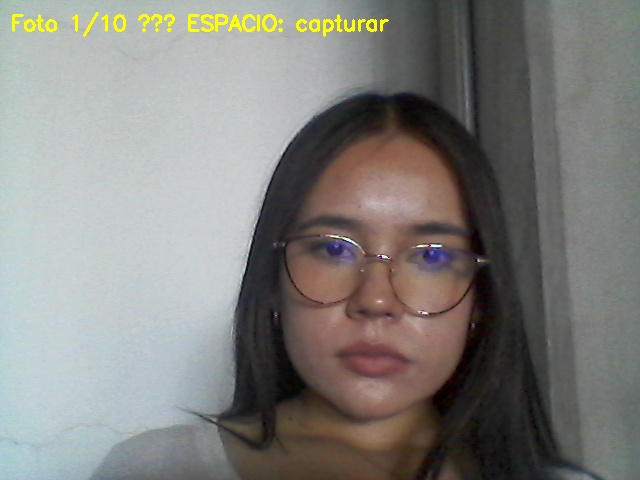
#> input picture data/training/Jessica/foto_1.jpg, 640 x 480 px, found by its file name; its folder holds only this picture in this run
$ python entrenar_pca.py
#> lines starting #> are read from the running program, lines starting #| are printed output that depends on the picture
### src/eigenfaces.py
import numpy as np
import cv2
import os
import matplotlib.pyplot as plt

class EigenfacesPCA:
    def __init__(self, n_components=10):
        """
        n_components: cuántas eigenfaces usar
        Más componentes = más precisión pero más costo computacional
        """
        self.n_components = n_components
        self.mean_face = None          # Rostro promedio
        self.eigenfaces = None         # Eigenvectores (las eigenfaces)
        self.eigenvalues = None        # Eigenvalores
        self.projections = None        # Rostros proyectados
        self.labels = []               # Nombres de cada rostro
        self.image_size = (100, 100)   # Tamaño estándar de imagen

    def load_images_from_folder(self, folder_path):
        """Carga todas las imágenes de una carpeta"""
        images = []
        labels = []

        for person_name in os.listdir(folder_path):
            person_path = os.path.join(folder_path, person_name)
            if not os.path.isdir(person_path):
                continue
            for img_file in os.listdir(person_path):
                img_path = os.path.join(person_path, img_file)
                img = cv2.imread(img_path, cv2.IMREAD_GRAYSCALE)
                if img is not None:
                    img = cv2.resize(img, self.image_size)
                    images.append(img)
                    labels.append(person_name)

        print(f"Imágenes cargadas: {len(images)}")
        return images, labels

    def train(self, images, labels):
        """Entrena el modelo PCA paso a paso"""
        self.labels = labels
        n_images = len(images)
        h, w = self.image_size

        # PASO 1: Convertir cada imagen a un vector de píxeles
        print("\n--- PASO 1: Aplanando imágenes a vectores ---")
        X = np.array([img.flatten() for img in images], dtype=np.float64)
        print(f"Matriz de datos X: {X.shape} ({n_images} imágenes x {h*w} píxeles)")

        # PASO 2: Calcular el rostro promedio
        print("\n--- PASO 2: Calculando rostro promedio ---")
        self.mean_face = np.mean(X, axis=0)
        print(f"Rostro promedio calculado (vector de {len(self.mean_face)} valores)")

        # PASO 3: Centralizar los datos (restar el promedio)
        print("\n--- PASO 3: Centralizando datos ---")
        X_centered = X - self.mean_face
        print(f"Datos centrados: {X_centered.shape}")

        # PASO 4: Calcular la matriz de covarianza
        print("\n--- PASO 4: Calculando matriz de covarianza ---")
        # Truco matemático: usar X·Xᵀ en lugar de Xᵀ·X (más eficiente)
        cov_matrix = np.dot(X_centered, X_centered.T) / n_images
        print(f"Matriz de covarianza: {cov_matrix.shape}")

        # PASO 5: Calcular eigenvalores y eigenvectores
        print("\n--- PASO 5: Calculando eigenvalores y eigenvectores ---")
        eigenvalues, eigenvectors = np.linalg.eigh(cov_matrix)

        # Ordenar de mayor a menor eigenvalor
        idx = np.argsort(eigenvalues)[::-1]
        eigenvalues = eigenvalues[idx]
        eigenvectors = eigenvectors[:, idx]

        print(f"Eigenvalores obtenidos: {len(eigenvalues)}")
        print(f"\nTop {self.n_components} eigenvalores:")
        for i, val in enumerate(eigenvalues[:self.n_components]):
            varianza = (val / np.sum(eigenvalues)) * 100
            print(f"  λ{i+1} = {val:.2f}  →  explica el {varianza:.1f}% de la varianza")

        # PASO 6: Convertir eigenvectores al espacio original
        print("\n--- PASO 6: Calculando Eigenfaces ---")
        eigenfaces = np.dot(X_centered.T, eigenvectors)

        # Normalizar cada eigenface
        for i in range(eigenfaces.shape[1]):
            eigenfaces[:, i] /= np.linalg.norm(eigenfaces[:, i])

        # Guardar solo los n_components más importantes
        self.eigenvalues = eigenvalues[:self.n_components]
        self.eigenfaces = eigenfaces[:, :self.n_components]

        # PASO 7: Proyectar todos los rostros en el espacio de eigenfaces
        print("\n--- PASO 7: Proyectando rostros ---")
        self.projections = np.dot(X_centered, self.eigenfaces)
        print(f"Proyecciones calculadas: {self.projections.shape}")
        print("\n✅ Entrenamiento completado")

    # [18 lines left out: function recognize, not called in this run]

    def show_mean_face(self):
        """Muestra el rostro promedio"""
        mean_img = self.mean_face.reshape(self.image_size)
        mean_img = cv2.normalize(mean_img, None, 0, 255, cv2.NORM_MINMAX)
        plt.figure(figsize=(4, 4))
        plt.imshow(mean_img.astype(np.uint8), cmap="gray")
        plt.title("Rostro Promedio (Mean Face)")
        plt.axis("off")
        plt.show()

    # [40 lines left out: functions show_eigenfaces, show_eigenvalues_chart, not called in this run]

### src/entrenar_pca.py
import sys
import os
sys.path.append(os.path.dirname(os.path.abspath(__file__)))

from eigenfaces import EigenfacesPCA
import matplotlib
matplotlib.use('TkAgg')

def main():
    print("=== Entrenamiento con PCA - Eigenfaces ===\n")

    # Inicializar PCA con 10 componentes
    pca = EigenfacesPCA(n_components=10)

    # Cargar imágenes de entrenamiento
    print("Cargando imágenes...")
    images, labels = pca.load_images_from_folder("data/training")
#> in load_images_from_folder, `img = cv2.imread(img_path, cv2.IMREAD_GRAYSCALE)`:
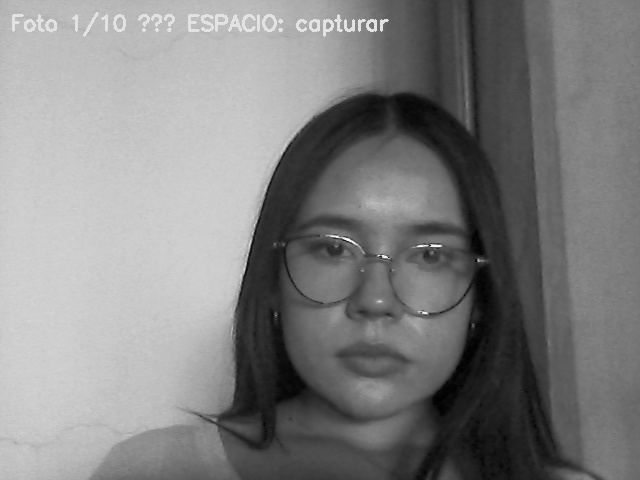
#> img: shape (480, 640); min 0, max 248, mean 129.3
#> in load_images_from_folder, `img = cv2.resize(img, self.image_size)`:
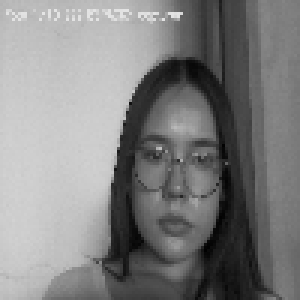
#> img: shape (100, 100) (shown 3 times larger); min 1, max 229, mean 129.2
#| Imágenes cargadas: 1
#> images = 1 item; labels = ['Jessica']

    if len(images) == 0:
        print("No se encontraron imágenes en data/training")
        return

    # Entrenar el modelo
    pca.train(images, labels)
#> in train, `n_images = len(images)`: n_images = 1
#| Matriz de datos X: (1, 10000) (1 imágenes x 10000 píxeles)
#> in train, `self.mean_face = np.mean(X, axis=0)`: self.mean_face = 10000 values, max 229 at index 414, min 1 at index 8368, mean 129.2
#| Rostro promedio calculado (vector de 10000 valores)
#| Datos centrados: (1, 10000)
#> in train, `cov_matrix = np.dot(X_centered, X_centered.T) / n_images`: cov_matrix = [0]
#| Matriz de covarianza: (1, 1)
#> in train, `eigenvalues, eigenvectors = np.linalg.eigh(cov_matrix)`: eigenvectors = [1]
#> in train, `idx = np.argsort(eigenvalues)[::-1]`: idx = [0]
#| Eigenvalores obtenidos: 1
#> the loop in train, `for i, val in enumerate(eigenvalues[:self.n_components]):` made 1 pass
#|   λ1 = 0.00  →  explica el nan% de la varianza
#> in train, `eigenfaces = np.dot(X_centered.T, eigenvectors)`: eigenfaces = 10000 values from 0 to 0
#> in train, `self.eigenvalues = eigenvalues[:self.n_components]`: self.eigenvalues = [0]
#> in train, `self.projections = np.dot(X_centered, self.eigenfaces)`: self.projections = [nan]
#| Proyecciones calculadas: (1, 1)

    # Mostrar resultados matemáticos
    print("\n¿Qué deseas visualizar?")
    print("1 → Rostro promedio")
    print("2 → Eigenfaces")
    print("3 → Gráfica de eigenvalores")
    print("4 → Todo")

    opcion = input("\nElige una opción: ").strip()
#> the answer given: 1

    if opcion == "1":
        pca.show_mean_face()
#> in show_mean_face, `mean_img = cv2.normalize(mean_img, None, 0, 255, cv2.NORM_MINMAX)`:
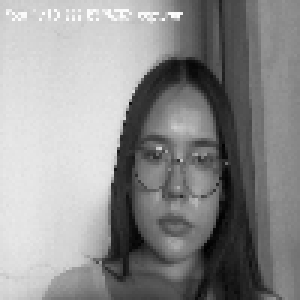
#> mean_img: shape (100, 100) float64 (shown 3 times larger); min 0, max 255, mean 143.4
#> in show_mean_face, `plt.show()`:
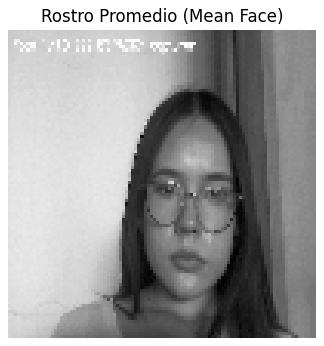
#> figure drawn by matplotlib, 1 panel
    elif opcion == "2":
        pca.show_eigenfaces()
    elif opcion == "3":
        pca.show_eigenvalues_chart()
    elif opcion == "4":
        pca.show_mean_face()
        pca.show_eigenfaces()
        pca.show_eigenvalues_chart()
    else:
        print("Opción no válida")

if __name__ == "__main__":
    main()

$ run again, on data/training/Jessica/foto_2.jpg
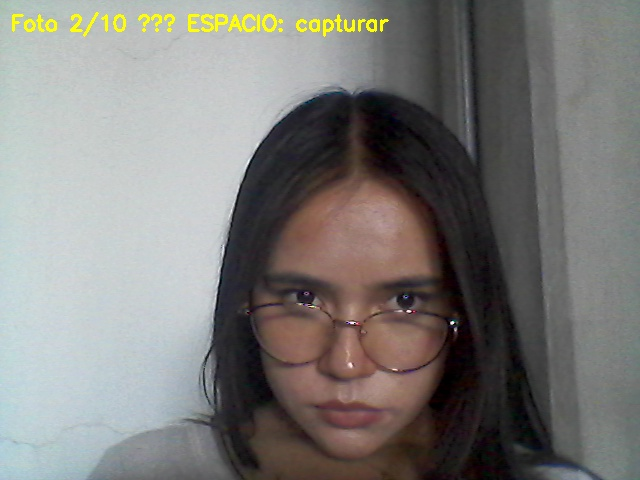
#> input picture data/training/Jessica/foto_2.jpg, 640 x 480 px, found by its file name
#> in load_images_from_folder, `img = cv2.resize(img, self.image_size)`:
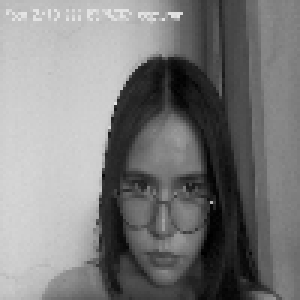
#> img: shape (100, 100) (shown 3 times larger); min 0, max 229, mean 124.6
#| Imágenes cargadas: 1
#> images = 1 item; labels = ['Jessica']
#> n_images = 1
#| Matriz de datos X: (1, 10000) (1 imágenes x 10000 píxeles)
#> self.mean_face = 10000 values, max 229 at index 408, min 0 at index 7870, mean 124.6
#| Rostro promedio calculado (vector de 10000 valores)
#| Datos centrados: (1, 10000)
#> cov_matrix = [0]
#| Matriz de covarianza: (1, 1)
#> eigenvectors = [1]
#> idx = [0]
#| Eigenvalores obtenidos: 1
#> the loop in train, `for i, val in enumerate(eigenvalues[:self.n_components]):` made 1 pass
#> (printed output is left out)
#> eigenfaces = 10000 values from 0 to 0
#> self.eigenvalues = [0]
#> self.projections = [nan]
#| Proyecciones calculadas: (1, 1)
#> in show_mean_face, `plt.show()`:
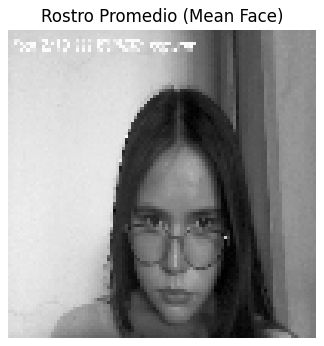
#> figure drawn by matplotlib, 1 panel
